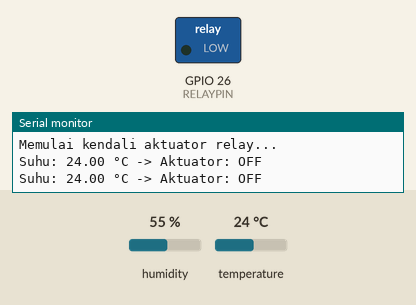
This sketch was run on a simulated ESP32. Parts: switched loads named in the sketch (green lamp = pin HIGH), the last lines printed to the serial monitor. The test bench sets the inputs (shaded band); at power-on: temperature 24 °C, humidity 55 %.

Above: at 2.8 s.
2.9 s: temperature set to 29.4 °C
5.6 s: temperature set to 30.8 °C
At 6.8 s:
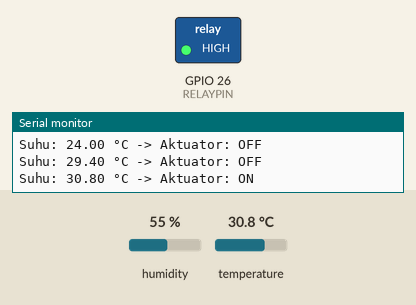
8.3 s: temperature set to 28.3 °C
11.2 s: temperature set to 27.2 °C
At 13.2 s:
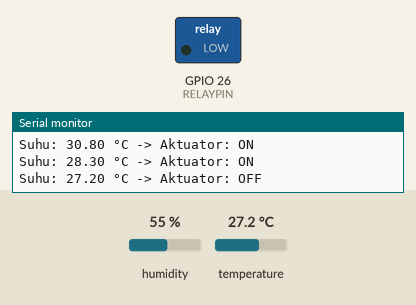
13.9 s: temperature set to 33 °C
At 14.9 s:
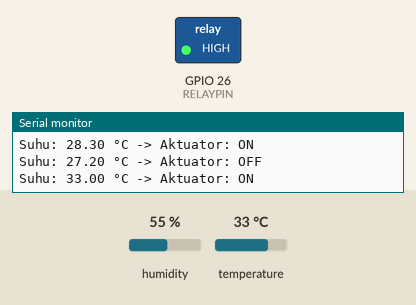
Timing chart, 0 to 16.9 s (numbered marks = the images above; inputs shaded):
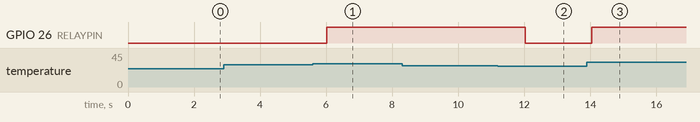

The sketch:

percobaan2.ino
```cpp
#include <DHT.h>

#define DHTPIN 4
#define DHTTYPE DHT22
#define RELAYPIN 26

DHT dht(DHTPIN, DHTTYPE);

const float suhuOn = 30.0;
const float suhuOff = 28.0;

bool statusRelay = false;

void setup() {
  Serial.begin(115200);
  dht.begin();
  pinMode(RELAYPIN, OUTPUT);
  digitalWrite(RELAYPIN, LOW);

  Serial.println("Memulai kendali aktuator relay...");
}

void loop() {
  float suhu = dht.readTemperature();

  if (isnan(suhu)) {
    Serial.println("Gagal membaca data sensor!");
  }
  else {
    Serial.print("Suhu: ");
    Serial.print(suhu);
    Serial.print(" °C -> ");

    if (suhu > suhuOn) {
      statusRelay = true;
    }
    else if (suhu < suhuOff) {
      statusRelay = false;
    }

    if (statusRelay) {
      digitalWrite(RELAYPIN, HIGH);
      Serial.println("Aktuator: ON");
    }
    else {
      digitalWrite(RELAYPIN, LOW);
      Serial.println("Aktuator: OFF");
    }
  }

  delay(2000);
}
```

Measured:
- the behaviour switches between 30 and 30.1 °C on temperature (found by bisection; images 0 and 1)
- the behaviour switches between 28 and 27.9 °C on temperature (found by bisection; images 1 and 2)
- after the input at 5.6 s, GPIO 26 (RELAYPIN): LOW → HIGH after 0.42 s
- after the input at 11.2 s, GPIO 26 (RELAYPIN): HIGH → LOW after 0.84 s
- after the input at 13.9 s, GPIO 26 (RELAYPIN): LOW → HIGH after 0.14 s
